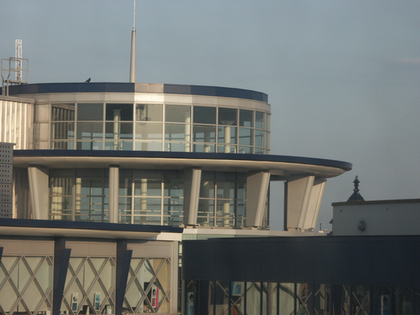
%> input picture ucid.v2/ucid00501.tif, 420 x 315 px, shrunk from 512 x 384 before the run; its folder holds only this picture in this run
$ octave Savefeatures.m   (GNU Octave 9; MATLAB toolbox functions it lacks are replaced by stand-ins)
%> lines starting %> are read from the running program, lines starting %| are printed output that depends on the picture
### spam686.m
function F = spam686(IMG_Matrix)
% -------------------------------------------------------------------------
% Copyright (c) 2011 DDE Lab, Binghamton University, NY.
% All Rights Reserved.
% -------------------------------------------------------------------------
% Permission to use, copy, modify, and distribute this software for
% educational, research and non-profit purposes, without fee, and without a
% written agreement is hereby granted, provided that this copyright notice
% appears in all copies. The program is supplied "as is," without any
% accompanying services from DDE Lab. DDE Lab does not warrant the
% operation of the program will be uninterrupted or error-free. The
% end-user understands that the program was developed for research purposes
% and is advised not to rely exclusively on the program for any reason. In
% no event shall Binghamton University or DDE Lab be liable to any party
% for direct, indirect, special, incidental, or consequential damages,
% including lost profits, arising out of the use of this software. DDE Lab
% disclaims any warranties, and has no obligations to provide maintenance,
% support, updates, enhancements or modifications.
% -------------------------------------------------------------------------
% Contact: jan@kodovsky.com | fridrich@binghamton.edu | November 2011
%          http://dde.binghamton.edu/download/feature_extractors
% -------------------------------------------------------------------------
% Extracts spatial domain SPAM features, 2nd order, T=3. Dimensionality
% 686. See the original publication [1] for more details. In this
% implementation, we incorporated the following two modifications as
% compared to [1] (slightly better performance):
%  - marginalization of elements out of [-T,T] into borders (NOT throwing
%    them away)
%  - joint sample distribution (co-occurrence) instead of transition
%    probability matrix (different normalization)
% -------------------------------------------------------------------------
% Input: IMG ... input images (can be also JPEG image)
% Output: F .... resulting SPAM features
% -------------------------------------------------------------------------
% [1] T. Pevny, P. Bas, and J. Fridrich, Steganalysis by Subtractive Pixel
% Adjacency Matrix IEEE Trans. on Info. Forensics and Security, vol. 5(2),
% pp. 215?224, 2010.
% -------------------------------------------------------------------------

F = spam_extract_2(double(IMG_Matrix),3);

function F = spam_extract_2(X,T)

% horizontal left-to-right
D = X(:,1:end-1) - X(:,2:end);
L = D(:,3:end); C = D(:,2:end-1); R = D(:,1:end-2);
Mh1 = GetM3(L,C,R,T);

% horizontal right-to-left
D = -D;
L = D(:,1:end-2); C = D(:,2:end-1); R = D(:,3:end);
Mh2 = GetM3(L,C,R,T);

% vertical bottom-to-top
D = X(1:end-1,:) - X(2:end,:);
L = D(3:end,:); C = D(2:end-1,:); R = D(1:end-2,:);
Mv1 = GetM3(L,C,R,T);

% vertical top-to-bottom
D = -D;
L = D(1:end-2,:); C = D(2:end-1,:); R = D(3:end,:);
Mv2 = GetM3(L,C,R,T);

% diagonal left-to-right
D = X(1:end-1,1:end-1) - X(2:end,2:end);
L = D(3:end,3:end); C = D(2:end-1,2:end-1); R = D(1:end-2,1:end-2);
Md1 = GetM3(L,C,R,T);

% diagonal right-to-left
D = -D;
L = D(1:end-2,1:end-2); C = D(2:end-1,2:end-1); R = D(3:end,3:end);
Md2 = GetM3(L,C,R,T);

% minor diagonal left-to-right
D = X(2:end,1:end-1) - X(1:end-1,2:end);
L = D(1:end-2,3:end); C = D(2:end-1,2:end-1); R = D(3:end,1:end-2);
Mm1 = GetM3(L,C,R,T);

% minor diagonal right-to-left
D = -D;
L = D(3:end,1:end-2); C = D(2:end-1,2:end-1); R = D(1:end-2,3:end);
Mm2 = GetM3(L,C,R,T);

F1 = (Mh1+Mh2+Mv1+Mv2)/4;% horizontal and vertical
F2 = (Md1+Md2+Mm1+Mm2)/4;% two diagonal
F = [F1;F2];

function M = GetM3(L,C,R,T)
% marginalization into borders
L = L(:); L(L<-T) = -T; L(L>T) = T;
C = C(:); C(C<-T) = -T; C(C>T) = T;
R = R(:); R(R<-T) = -T; R(R>T) = T;

% get cooccurences [-T...T]
M = zeros(2*T+1,2*T+1,2*T+1);
for i=-T:T
    C2 = C(L==i);
    R2 = R(L==i);
    for j=-T:T
        R3 = R2(C2==j);
        for k=-T:T
            M(i+T+1,j+T+1,k+T+1) = sum(R3==k);
        end
    end
end

% normalization
M = M(:)/sum(M(:));

### Savefeatures.m
clear,clc;
%%选择2000张图片分别做Markov统计的嵌入、随机嵌入、代数多重网格为0与1的嵌入
%%然后做PSNR值与Markov统计安全测度相关熵的值的存储
file_path =  '.\ucid.v2\';% 图像文件夹路径
imgjpg = dir(fullfile(file_path,'*.jpg'));%获取该文件夹中所有jpg格式的图像
imgbmp = dir(fullfile(file_path,'*.bmp'));
imgtif = dir(fullfile(file_path,'*.tif'));
filenames1 = {imgjpg.name}';
filenames2 = {imgbmp.name}';
filenames3 = {imgtif.name}';
filename = [filenames1;filenames2;filenames3];

t1 = clock;
fname = randperm(length(filename),floor(length(filename)/2));
for k = 1:length(filename)
    disp(k)
    if ismember(k,fname)==0%图像编号没有被选中
        P = imread(strcat(file_path,filename{k}));
%> P is the input picture: size 315x420x3 uint8; mean R, G, B 112.5, 115.7, 111.7
        if length(size(P))==3
            GP = rgb2gray(P);
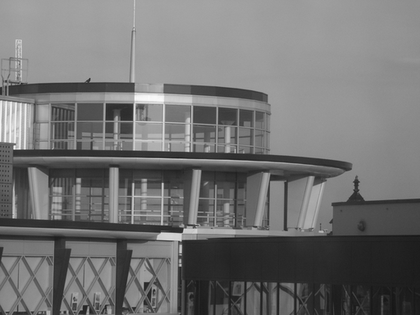
%> GP: size 315x420 uint8; min 23, max 252, mean 114.3
        else
            GP = P;
        end
        labelcover = -1;%未嵌入信息图像
        features11(k,:) = [labelcover,spam686(GP)'];
%> in GetM3, `M = M(:)/sum(M(:));`: M = 343 values, max 0.0399 at index 172, min 0.000221 at index 55, mean 0.00292
%> in spam_extract_2, `Mh1 = GetM3(L,C,R,T);`: Mh1 has the same summary as M in GetM3
%> in spam_extract_2, `Mh2 = GetM3(L,C,R,T);`: Mh2 = 343 values, max 0.0399 at index 172, min 0.000221 at index 97, mean 0.00292
%> in spam_extract_2, `Mv1 = GetM3(L,C,R,T);`: Mv1 = 343 values, max 0.0354 at index 172, min 0.000221 at index 247, mean 0.00292
%> in spam_extract_2, `Mv2 = GetM3(L,C,R,T);`: Mv2 = 343 values, max 0.0354 at index 172, min 0.000221 at index 289, mean 0.00292
%> in spam_extract_2, `R = D(1:end-2,1:end-2)`:
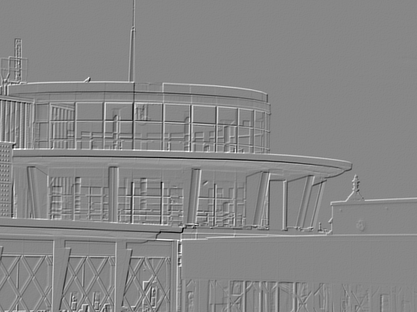
%> R: size 312x417 double; min -143, max 127, mean 0.3; mean of the top-left, top-right, bottom-left and bottom-right quarters 0.8, 0.3, -0.1, 0.3; drawn with min black and max white
%> in spam_extract_2, `Md1 = GetM3(L,C,R,T);`: Md1 = 343 values, max 0.0397 at index 343, min 9.99e-05 at index 286, mean 0.00292
%> in spam_extract_2, `R = D(3:end,3:end)`:
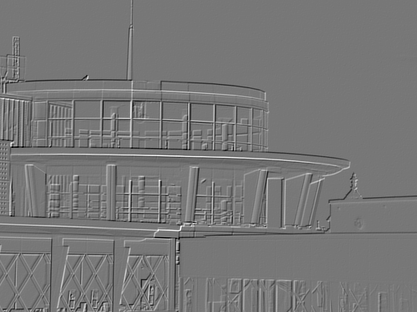
%> R: size 312x417 double; min -127, max 143, mean -0.3; mean of the top-left, top-right, bottom-left and bottom-right quarters -0.3, -0.4, -0.3, -0.3; drawn with min black and max white
%> in spam_extract_2, `Md2 = GetM3(L,C,R,T);`: Md2 = 343 values, max 0.0397 at index 1, min 9.99e-05 at index 58, mean 0.00292
%> in spam_extract_2, `R = D(3:end,1:end-2)`:
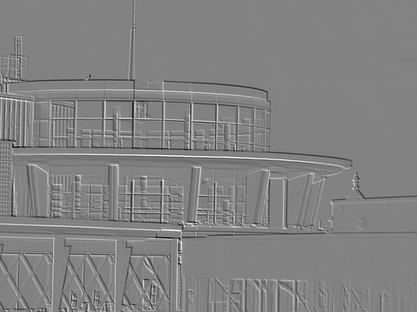
%> R: size 312x417 double; min -139, max 133, mean -0.2; mean of the top-left, top-right, bottom-left and bottom-right quarters 0, -0.4, -0.2, -0.2; drawn with min black and max white
%> in spam_extract_2, `Mm1 = GetM3(L,C,R,T);`: Mm1 = 343 values, max 0.0412 at index 1, min 6.92e-05 at index 58, mean 0.00292
%> in spam_extract_2, `L = D(3:end,1:end-2)`:
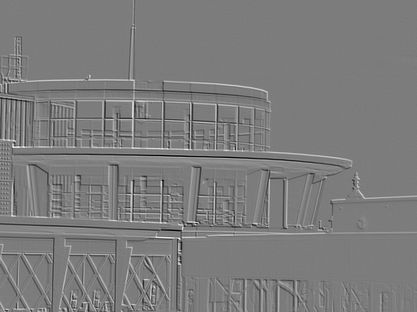
%> L: size 312x417 double; min -133, max 139, mean 0.2; drawn with min black and max white
%> in spam_extract_2, `C = D(2:end-1,2:end-1)`:
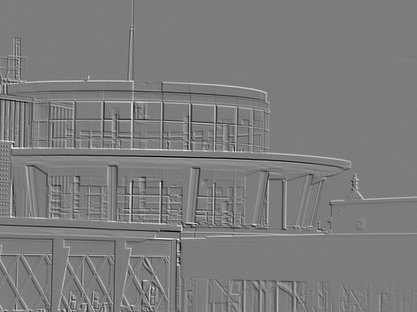
%> C: size 312x417 double; min -133, max 139, mean 0.2; mean of the top-left, top-right, bottom-left and bottom-right quarters 0.2, 0.4, 0.1, 0.2; drawn with min black and max white
%> in spam_extract_2, `R = D(1:end-2,3:end)`:
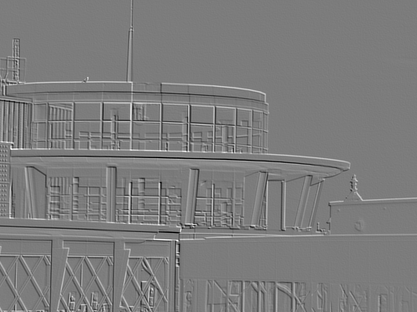
%> R: size 312x417 double; min -133, max 139, mean 0.2; mean of the top-left, top-right, bottom-left and bottom-right quarters 0.6, 0.4, -0.2, 0.2; drawn with min black and max white
%> in spam_extract_2, `Mm2 = GetM3(L,C,R,T);`: Mm2 = 343 values, max 0.0412 at index 343, min 6.92e-05 at index 286, mean 0.00292
%> in spam_extract_2, `F1 = (Mh1+Mh2+Mv1+Mv2)/4;`: F1 = 343 values, max 0.0377 at index 172, min 0.000236 at index 97, mean 0.00292
%> in spam_extract_2, `F2 = (Md1+Md2+Mm1+Mm2)/4;`: F2 = 343 values, max 0.0374 at index 295, min 0.000135 at index 58, mean 0.00292
%> in spam_extract_2, `F = [F1;F2];`: F = 686 values, max 0.0377 at index 172, min 0.000135 at index 401, mean 0.00292
        features21(k,:) = [labelcover,spam686(GP)'];
        features22(k,:) = [labelcover,spam686(GP)'];
    else
        P = imread(strcat(file_path,filename{k}));
        if length(size(P))==3
            GP = rgb2gray(P);
        else
            GP = P;
        end
        [row,col] = size(GP);
        BL = randi([0,1],[1,row*col-1]);
        [Stego11,Stego21,Stego22] = DEAMG(GP);
        labelstego = 1;
        features11(k,:) = [labelstego,spam686(Stego11)'];
        features21(k,:) = [labelstego,spam686(Stego21)'];
        features22(k,:) = [labelstego,spam686(Stego22)'];
    end
end
disp('AMGDE Successful!');
t2 = clock;
t = etime(t2,t1);
features = features11;
%> features = 687 values, max 0.0377 at index 173, min -1 at index 1, mean 0.00146
save AMGDE11TrainFeatures_ucid.mat features t
features = features21;
save AMGDE21TrainFeatures_ucid.mat features t
features = features22;
save AMGDE22TrainFeatures_ucid.mat features t


file_path =  '.\jpgbows2-1g\';% 图像文件夹路径
imgjpg = dir(fullfile(fullfile(file_path),'*.jpg'));%获取该文件夹中所有jpg格式的图像
imgbmp = dir(fullfile(fullfile(file_path),'*.bmp'));
imgtif = dir(fullfile(fullfile(file_path),'*.tif'));
filenames1 = {imgjpg.name}';
filenames2 = {imgbmp.name}';
filenames3 = {imgtif.name}';
filename = [filenames1;filenames2;filenames3];


t1 = clock;
fname = randperm(length(filename),floor(length(filename)/2));
for k = 1:length(filename)
    disp(k)
    if ismember(k,fname)==0%图像编号没有被选中
        P = imread(strcat(file_path,filename{k}));
        if length(size(P))==3
            GP = rgb2gray(P);
        else
            GP = P;
        end
        labelcover = -1;%未嵌入信息图像
        features11(k,:) = [labelcover,spam686(GP)'];
        features21(k,:) = [labelcover,spam686(GP)'];
        features22(k,:) = [labelcover,spam686(GP)'];
    else
        P = imread(strcat(file_path,filename{k}));
        if length(size(P))==3
            GP = rgb2gray(P);
        else
            GP = P;
        end
        [row,col] = size(GP);
        BL = randi([0,1],[1,row*col-1]);
        [Stego11,Stego21,Stego22] = DEAMG(GP);
        labelstego = 1;
        features11(k,:) = [labelstego,spam686(Stego11)'];
        features21(k,:) = [labelstego,spam686(Stego21)'];
        features22(k,:) = [labelstego,spam686(Stego22)'];
    end
end
disp('AMGDE Successful!');
t2 = clock;
t = etime(t2,t1);
features = features11;
save AMGDE11TrainFeatures_rsp.mat features t
features = features21;
save AMGDE21TrainFeatures_rsp.mat features t
features = features22;
save AMGDE22TrainFeatures_rsp.mat features t


% [95 lines of commented-out code are left out]

$ run again, on ucid.v2/ucid00588.tif
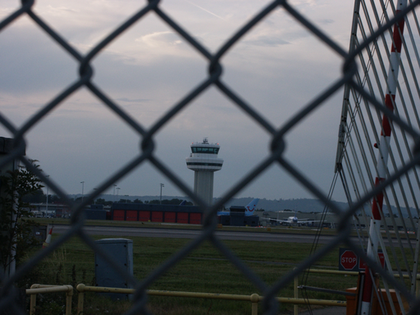
%> input picture ucid.v2/ucid00588.tif, 420 x 315 px, shrunk from 512 x 384 before the run
%> P is the input picture: size 315x420x3 uint8; mean R, G, B 88.4, 92.4, 97.1
%> M = 343 values, max 0.0675 at index 343, min 0.000411 at index 90, mean 0.00292
%> Mh1 has the same summary as M in GetM3
%> in spam_extract_2, `C = D(:,2:end-1)`:
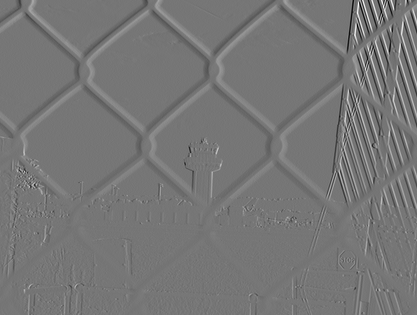
%> C: size 315x417 double; min -116, max 133, mean 0; mean of the top-left, top-right, bottom-left and bottom-right quarters 0.1, -0.2, 0.1, 0.1; drawn with min black and max white
%> Mh2 = 343 values, max 0.0675 at index 1, min 0.000411 at index 62, mean 0.00292
%> Mv1 = 343 values, max 0.0893 at index 343, min 0.000275 at index 86, mean 0.00292
%> Mv2 = 343 values, max 0.0893 at index 1, min 0.000275 at index 258, mean 0.00292
%> Md1 = 343 values, max 0.0742 at index 343, min 0.000269 at index 62, mean 0.00292
%> Md2 = 343 values, max 0.0742 at index 1, min 0.000269 at index 90, mean 0.00292
%> Mm1 = 343 values, max 0.0565 at index 1, min 0.000323 at index 282, mean 0.00292
%> in spam_extract_2, `R = D(1:end-2,3:end)`:
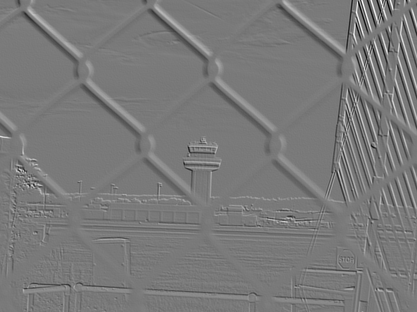
%> R: size 312x417 double; min -130, max 143, mean 0.5; mean of the top-left, top-right, bottom-left and bottom-right quarters 0.5, 0.2, 0.7, 0.5; drawn with min black and max white
%> Mm2 = 343 values, max 0.0565 at index 343, min 0.000323 at index 254, mean 0.00292
%> F1 = 343 values, max 0.0711 at index 1, min 0.000454 at index 93, mean 0.00292
%> F2 = 343 values, max 0.0554 at index 343, min 0.000419 at index 62, mean 0.00292
%> in spam_extract_2, `F = [F1;F2];`: F = 686 values, max 0.0711 at index 1, min 0.000419 at index 405, mean 0.00292
%> features = 687 values, max 0.0711 at index 2, min -1 at index 1, mean 0.00146

$ run again, on ucid.v2/ucid00597.tif
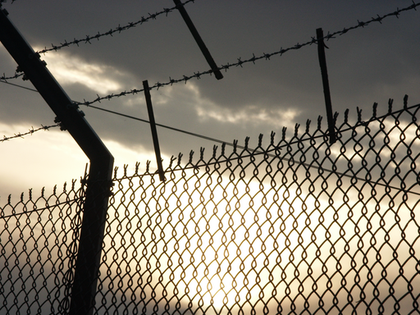
%> input picture ucid.v2/ucid00597.tif, 420 x 315 px, shrunk from 512 x 384 before the run
%> P is the input picture: size 315x420x3 uint8; mean R, G, B 133.4, 126, 111.9
%> M = 343 values, max 0.0634 at index 337, min 9.14e-05 at index 55, mean 0.00292
%> Mh1 has the same summary as M in GetM3
%> Mh2 = 343 values, max 0.0634 at index 295, min 9.14e-05 at index 97, mean 0.00292
%> Mv1 = 343 values, max 0.0643 at index 1, min 0.000137 at index 55, mean 0.00292
%> Mv2 = 343 values, max 0.0643 at index 343, min 0.000137 at index 97, mean 0.00292
%> Md1 = 343 values, max 0.0538 at index 1, min 0.000115 at index 97, mean 0.00292
%> Md2 = 343 values, max 0.0538 at index 343, min 0.000115 at index 55, mean 0.00292
%> in spam_extract_2, `R = D(3:end,1:end-2)`:
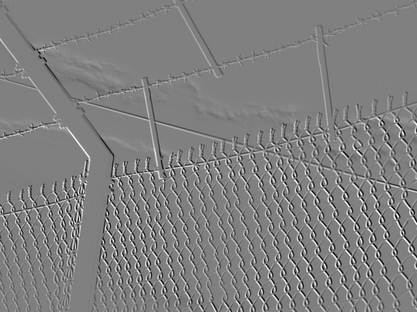
%> R: size 312x417 double; min -236, max 234, mean 0.1; mean of the top-left, top-right, bottom-left and bottom-right quarters 0.9, 0.4, -1.3, 0.3; drawn with min black and max white
%> Mm1 = 343 values, max 0.0625 at index 343, min 0.000108 at index 62, mean 0.00292
%> in spam_extract_2, `R = D(1:end-2,3:end)`:
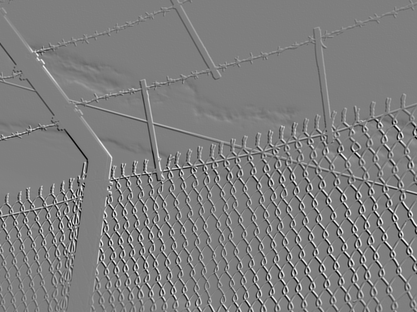
%> R: size 312x417 double; min -234, max 236, mean -0.1; mean of the top-left, top-right, bottom-left and bottom-right quarters -0.9, -0.4, 1.2, -0.3; drawn with min black and max white
%> Mm2 = 343 values, max 0.0625 at index 1, min 0.000108 at index 90, mean 0.00292
%> F1 = 343 values, max 0.0581 at index 295, min 0.000133 at index 97, mean 0.00292
%> F2 = 343 values, max 0.0529 at index 1, min 0.000158 at index 55, mean 0.00292
%> in spam_extract_2, `F = [F1;F2];`: F = 686 values, max 0.0581 at index 295, min 0.000133 at index 97, mean 0.00292
%> features = 687 values, max 0.0581 at index 296, min -1 at index 1, mean 0.00146

$ run again, on ucid.v2/ucid00602.tif
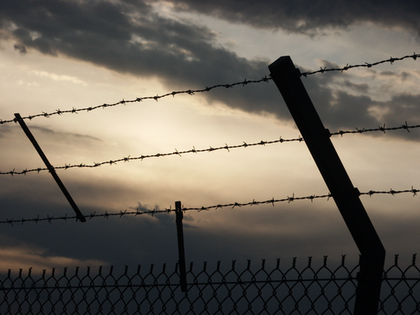
%> input picture ucid.v2/ucid00602.tif, 420 x 315 px, shrunk from 512 x 384 before the run
%> P is the input picture: size 315x420x3 uint8; mean R, G, B 107.1, 100.1, 89.8
%> M = 343 values, max 0.0438 at index 172, min 0.000206 at index 251, mean 0.00292
%> Mh1 has the same summary as M in GetM3
%> Mh2 = 343 values, max 0.0438 at index 172, min 0.000206 at index 93, mean 0.00292
%> Mv1 = 343 values, max 0.0593 at index 343, min 0.000145 at index 93, mean 0.00292
%> Mv2 = 343 values, max 0.0593 at index 1, min 0.000145 at index 251, mean 0.00292
%> Md1 = 343 values, max 0.0485 at index 1, min 0.000231 at index 247, mean 0.00292
%> Md2 = 343 values, max 0.0485 at index 343, min 0.000231 at index 289, mean 0.00292
%> Mm1 = 343 values, max 0.0623 at index 1, min 0.000269 at index 90, mean 0.00292
%> in spam_extract_2, `C = D(2:end-1,2:end-1)`:
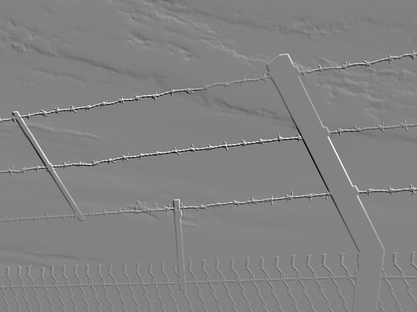
%> C: size 312x417 double; min -212, max 202, mean 0.1; mean of the top-left, top-right, bottom-left and bottom-right quarters -0.8, -1, 1.3, 1; drawn with min black and max white
%> Mm2 = 343 values, max 0.0623 at index 343, min 0.000269 at index 62, mean 0.00292
%> F1 = 343 values, max 0.0391 at index 1, min 0.000204 at index 93, mean 0.00292
%> F2 = 343 values, max 0.0549 at index 1, min 0.00029 at index 93, mean 0.00292
%> in spam_extract_2, `F = [F1;F2];`: F = 686 values, max 0.0549 at index 344, min 0.000204 at index 93, mean 0.00292
%> features = 687 values, max 0.0549 at index 345, min -1 at index 1, mean 0.00146
